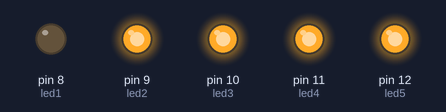
Recording of a sketch running on a simulated Arduino Uno, built with avr-gcc and run on an emulated ATmega328P. Shown: output pins drawn as LEDs (lit = HIGH).

Above: at 0.2 s.
At 0.9 s:
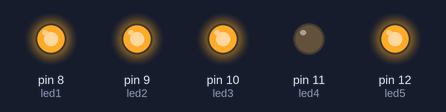
At 1.7 s:
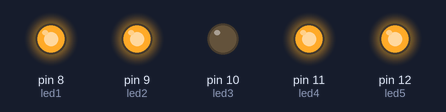
At 3.2 s:
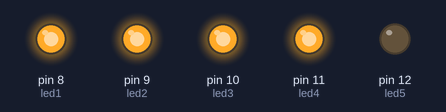
At 4.56 s:
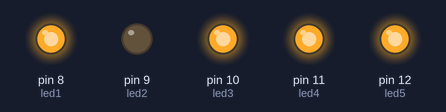
Timing chart, 0 to 4.9 s (numbered marks = the images above):
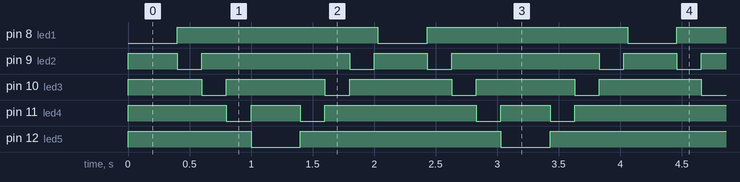

The sketch:

PingPong.ino
```cpp
//Set the leds.
int led1 = 8;
int led2 = 9;
int led3 = 10;
int led4 = 11;
int led5 = 12;


void setup()
{
  //Setup the leds.
  pinMode(led1, OUTPUT);
  pinMode(led2, OUTPUT);
  pinMode(led3, OUTPUT);
  pinMode(led4, OUTPUT);
  pinMode(led5, OUTPUT);
  //Set leds' voltages
  digitalWrite(led1, HIGH);
  digitalWrite(led2, HIGH);
  digitalWrite(led3, HIGH);
  digitalWrite(led4, HIGH);
  digitalWrite(led5, HIGH);
}

void loop()
{
  //Loop
  digitalWrite(led1, LOW);
  delay(400);
  digitalWrite(led1, HIGH);
  digitalWrite(led2, LOW);
  delay(200);
  digitalWrite(led2, HIGH);
  digitalWrite(led3, LOW);
  delay(200);
  digitalWrite(led3, HIGH);
  digitalWrite(led4, LOW);
  delay(200);
  digitalWrite(led4, HIGH);
  digitalWrite(led5, LOW);
  delay(400);
  digitalWrite(led5, HIGH);
  digitalWrite(led4, LOW);
  delay(200);
  digitalWrite(led4, HIGH);
  digitalWrite(led3, LOW);
  delay(200);
  digitalWrite(led3, HIGH);
  digitalWrite(led2, LOW);
  delay(200);
  digitalWrite(led2, HIGH);
  delay(30);
}
```

Measured:
- by itself, pin 8 (led1), pin 12 (led5): alternates HIGH for 1.6 s and LOW for 0.40 s
- by itself, pin 9 (led2): repeats every 2.0 s: HIGH 1.2 s, LOW 0.20 s, HIGH 0.43 s, LOW 0.20 s
- by itself, pin 10 (led3): alternates HIGH for 0.80 s and LOW for 0.20 s
- by itself, pin 11 (led4): repeats every 2.0 s: HIGH 0.40 s, LOW 0.20 s, HIGH 1.2 s, LOW 0.20 s
